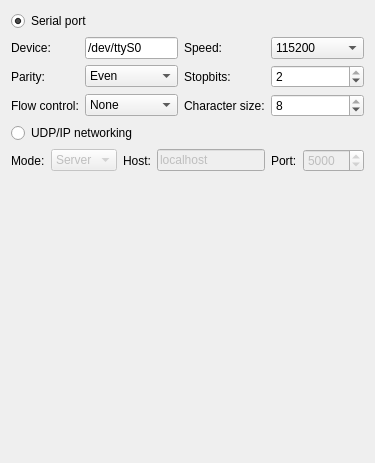
          <widget class="QWidget" name="tab_5">
           <attribute name="title">
            <string>Link</string>
           </attribute>
           <layout class="QVBoxLayout" name="verticalLayout_11">
            <item>
             <widget class="QRadioButton" name="SerialSelected">
              <property name="text">
               <string>Serial port</string>
              </property>
              <property name="shortcut">
               <string>Ctrl+S</string>
              </property>
              <property name="checked">
               <bool>true</bool>
              </property>
             </widget>
            </item>
            <item>
             <layout class="QGridLayout" name="gridLayout_3" columnstretch="0,1,0,1">
              <item row="0" column="0">
               <widget class="QLabel" name="label_7">
                <property name="text">
                 <string>Device:</string>
                </property>
                <property name="buddy">
                 <cstring>SerialDevice</cstring>
                </property>
               </widget>
              </item>
              <item row="0" column="1">
               <widget class="QLineEdit" name="SerialDevice">
                <property name="text">
                 <string>/dev/ttyS0</string>
                </property>
               </widget>
              </item>
              <item row="0" column="2">
               <widget class="QLabel" name="label_4">
                <property name="sizePolicy">
                 <sizepolicy hsizetype="Minimum" vsizetype="Minimum">
                  <horstretch>0</horstretch>
                  <verstretch>0</verstretch>
                 </sizepolicy>
                </property>
                <property name="text">
                 <string>Speed:</string>
                </property>
                <property name="buddy">
                 <cstring>SerialSpeed</cstring>
                </property>
               </widget>
              </item>
              <item row="0" column="3">
               <widget class="QComboBox" name="SerialSpeed">
                <property name="enabled">
                 <bool>true</bool>
                </property>
                <property name="currentIndex">
                 <number>1</number>
                </property>
                <item>
                 <property name="text">
                  <string>230400</string>
                 </property>
                </item>
                <item>
                 <property name="text">
                  <string>115200</string>
                 </property>
                </item>
                <item>
                 <property name="text">
                  <string>57600</string>
                 </property>
                </item>
                <item>
                 <property name="text">
                  <string>38400</string>
                 </property>
                </item>
                <item>
                 <property name="text">
                  <string>19200</string>
                 </property>
                </item>
                <item>
                 <property name="text">
                  <string>9600</string>
                 </property>
                </item>
                <item>
                 <property name="text">
                  <string>4800</string>
                 </property>
                </item>
                <item>
                 <property name="text">
                  <string>2400</string>
                 </property>
                </item>
                <item>
                 <property name="text">
                  <string>1800</string>
                 </property>
                </item>
                <item>
                 <property name="text">
                  <string>1200</string>
                 </property>
                </item>
                <item>
                 <property name="text">
                  <string>600</string>
                 </property>
                </item>
                <item>
                 <property name="text">
                  <string>300</string>
                 </property>
                </item>
                <item>
                 <property name="text">
                  <string>200</string>
                 </property>
                </item>
                <item>
                 <property name="text">
                  <string>150</string>
                 </property>
                </item>
               </widget>
              </item>
              <item row="1" column="0">
               <widget class="QLabel" name="label_5">
                <property name="text">
                 <string>Parity:</string>
                </property>
                <property name="buddy">
                 <cstring>SerialParity</cstring>
                </property>
               </widget>
              </item>
              <item row="1" column="1">
               <widget class="QComboBox" name="SerialParity">
                <property name="whatsThis">
                 <string>Parity selection</string>
                </property>
                <item>
                 <property name="text">
                  <string>Even</string>
                 </property>
                </item>
                <item>
                 <property name="text">
                  <string>Odd</string>
                 </property>
                </item>
                <item>
                 <property name="text">
                  <string>None</string>
                 </property>
                </item>
               </widget>
              </item>
              <item row="1" column="2">
               <widget class="QLabel" name="label_6">
                <property name="text">
                 <string>Stopbits:</string>
                </property>
                <property name="buddy">
                 <cstring>SerialStopbits</cstring>
                </property>
               </widget>
              </item>
              <item row="1" column="3">
               <widget class="QSpinBox" name="SerialStopbits">
                <property name="minimum">
                 <number>1</number>
                </property>
                <property name="maximum">
                 <number>2</number>
                </property>
                <property name="value">
                 <number>2</number>
                </property>
               </widget>
              </item>
              <item row="2" column="0">
               <widget class="QLabel" name="label">
                <property name="text">
                 <string>Flow control:</string>
                </property>
                <property name="buddy">
                 <cstring>SerialFlow</cstring>
                </property>
               </widget>
              </item>
              <item row="2" column="1">
               <widget class="QComboBox" name="SerialFlow">
                <item>
                 <property name="text">
                  <string>None</string>
                 </property>
                </item>
                <item>
                 <property name="text">
                  <string>RTS/CTS</string>
                 </property>
                </item>
                <item>
                 <property name="text">
                  <string>XON/XOFF</string>
                 </property>
                </item>
               </widget>
              </item>
              <item row="2" column="3">
               <widget class="QSpinBox" name="SerialChar">
                <property name="minimum">
                 <number>5</number>
                </property>
                <property name="maximum">
                 <number>8</number>
                </property>
                <property name="value">
                 <number>8</number>
                </property>
               </widget>
              </item>
              <item row="2" column="2">
               <widget class="QLabel" name="label_3">
                <property name="text">
                 <string>Character size:</string>
                </property>
                <property name="buddy">
                 <cstring>SerialChar</cstring>
                </property>
               </widget>
              </item>
             </layout>
            </item>
            <item>
             <widget class="QRadioButton" name="UDPSelected">
              <property name="text">
               <string>UDP/IP networking</string>
              </property>
              <property name="shortcut">
               <string>Ctrl+U</string>
              </property>
             </widget>
            </item>
            <item>
             <layout class="QHBoxLayout" name="horizontalLayout_3">
              <item>
               <widget class="QLabel" name="label_8">
                <property name="text">
                 <string>Mode:</string>
                </property>
                <property name="buddy">
                 <cstring>NetworkMode</cstring>
                </property>
               </widget>
              </item>
              <item>
               <widget class="QComboBox" name="NetworkMode">
                <property name="enabled">
                 <bool>false</bool>
                </property>
                <item>
                 <property name="text">
                  <string>Server</string>
                 </property>
                </item>
                <item>
                 <property name="text">
                  <string>Client</string>
                 </property>
                </item>
               </widget>
              </item>
              <item>
               <widget class="QLabel" name="label_9">
                <property name="text">
                 <string>Host:</string>
                </property>
                <property name="buddy">
                 <cstring>NetworkHost</cstring>
                </property>
               </widget>
              </item>
              <item>
               <widget class="QLineEdit" name="NetworkHost">
                <property name="enabled">
                 <bool>false</bool>
                </property>
                <property name="text">
                 <string>localhost</string>
                </property>
               </widget>
              </item>
              <item>
               <widget class="QLabel" name="label_10">
                <property name="text">
                 <string>Port:</string>
                </property>
                <property name="buddy">
                 <cstring>NetworkPort</cstring>
                </property>
               </widget>
              </item>
              <item>
               <widget class="QSpinBox" name="NetworkPort">
                <property name="enabled">
                 <bool>false</bool>
                </property>
                <property name="specialValueText">
                 <string notr="true"/>
                </property>
                <property name="maximum">
                 <number>65535</number>
                </property>
                <property name="value">
                 <number>5000</number>
                </property>
               </widget>
              </item>
             </layout>
            </item>
            <item>
             <spacer name="verticalSpacer_4">
              <property name="orientation">
               <enum>Qt::Vertical</enum>
              </property>
              <property name="sizeHint" stdset="0">
               <size>
                <width>20</width>
                <height>280</height>
               </size>
              </property>
             </spacer>
            </item>
           </layout>
          </widget>
